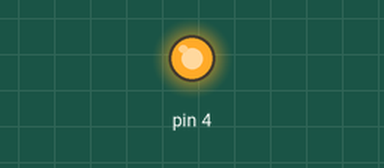
The sketch below on a simulated Arduino Uno, built with avr-gcc and run on an emulated ATmega328P. On the bench: output pins drawn as LEDs (lit = HIGH).

Above: at 0.1 s.
At 3.2 s:
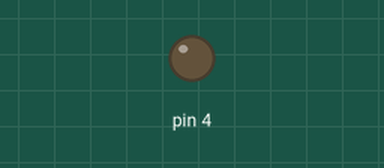
Timing chart, 0 to 5.2 s (numbered marks = the images above):
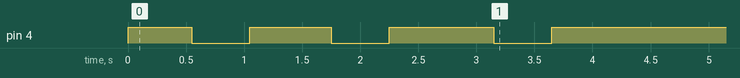

The sketch:

Blink.ino
```cpp
bool a=true;
// the setup function runs once when you press reset or power the board
void setup() {
  // initialize digital pin LED_BUILTIN as an output.
  pinMode(4, OUTPUT);
}


// the loop function runs over and over again forever
void loop() {
  if(a){
  digitalWrite(4, HIGH);  // turn the LED on (HIGH is the voltage level)
  delay(550);                      // wait for a second
  digitalWrite(4, LOW);   // turn the LED off by making the voltage LOW
  delay(500);
  digitalWrite(4, HIGH);
  delay(700);
  digitalWrite(4, LOW);
  delay(500);
  digitalWrite(4, HIGH);
  delay(900);
  digitalWrite(4, LOW);
   delay(500);
  digitalWrite(4, HIGH);

  a=false;
      }
  else
   digitalWrite(4, HIGH);
                  // wait for a second
}
```

Measured:
- by itself, pin 4: goes HIGH 0.55 s, LOW 0.50 s, HIGH 0.70 s, LOW 0.50 s, HIGH 0.90 s, LOW 0.50 s, then HIGH
